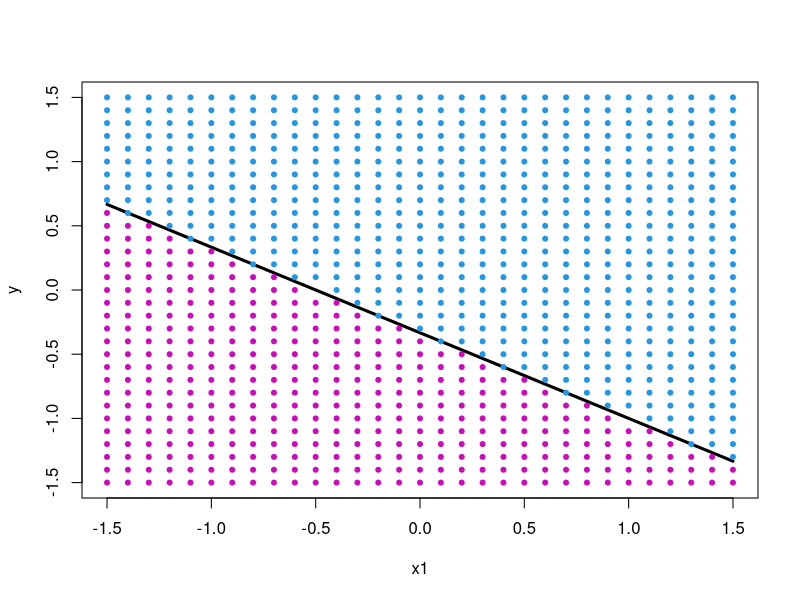

Write the R code that produced this figure.
## ---- chunk 1
knitr::opts_knit$set(root.dir = 'C:/Users/neide/Documents/GitHub/ma189/Data')
## ---- chunk 2
x1 <- seq(-1.5,1.5,.1)
x2 <- seq(-1.5,1.5,.1)
y <- -(1/3) + (-2/3)*x1 
plot(x1,y,type="l",xlim=c(-1.5,1.5),ylim=c(-1.5,1.5),lwd=3)
for(i in 1:length(x1))
{
  for(j in 1:length(x2))
  {
    if(1+2*x1[i]+3*x2[j] < 0) { points(x1[i],x2[j],col=6,pch=20)}
    if(1+2*x1[i]+3*x2[j] > 0) { points(x1[i],x2[j],col=4,pch=20)}
  }
}
